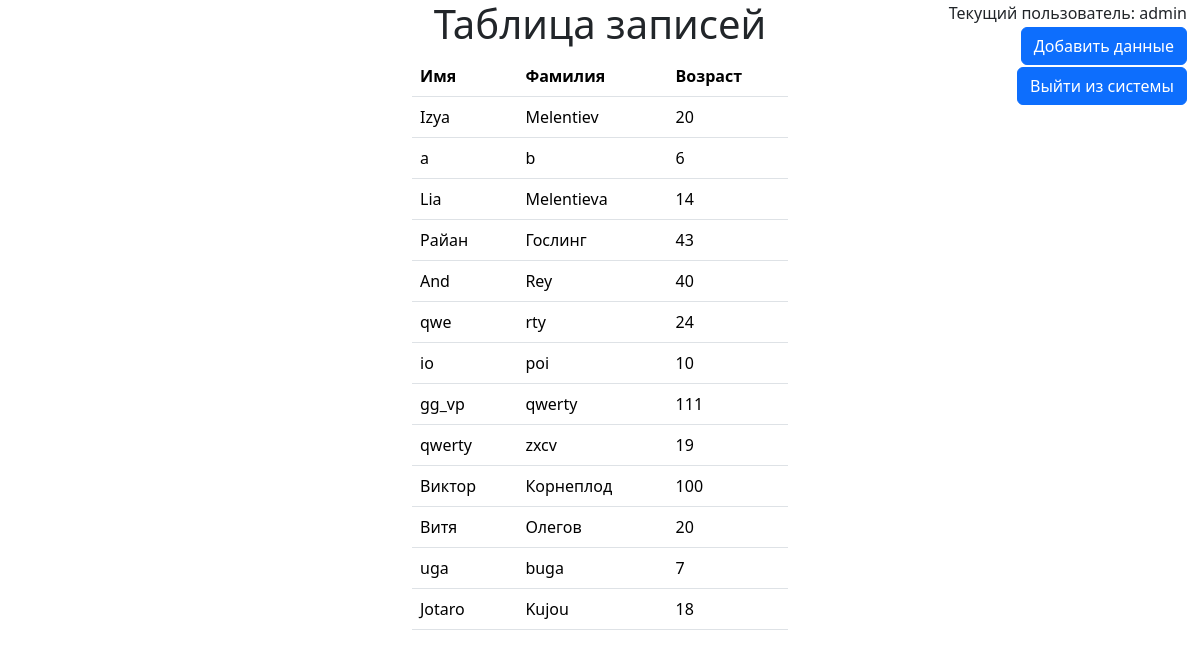
Page /show/ (signed in) on the earlier database version.
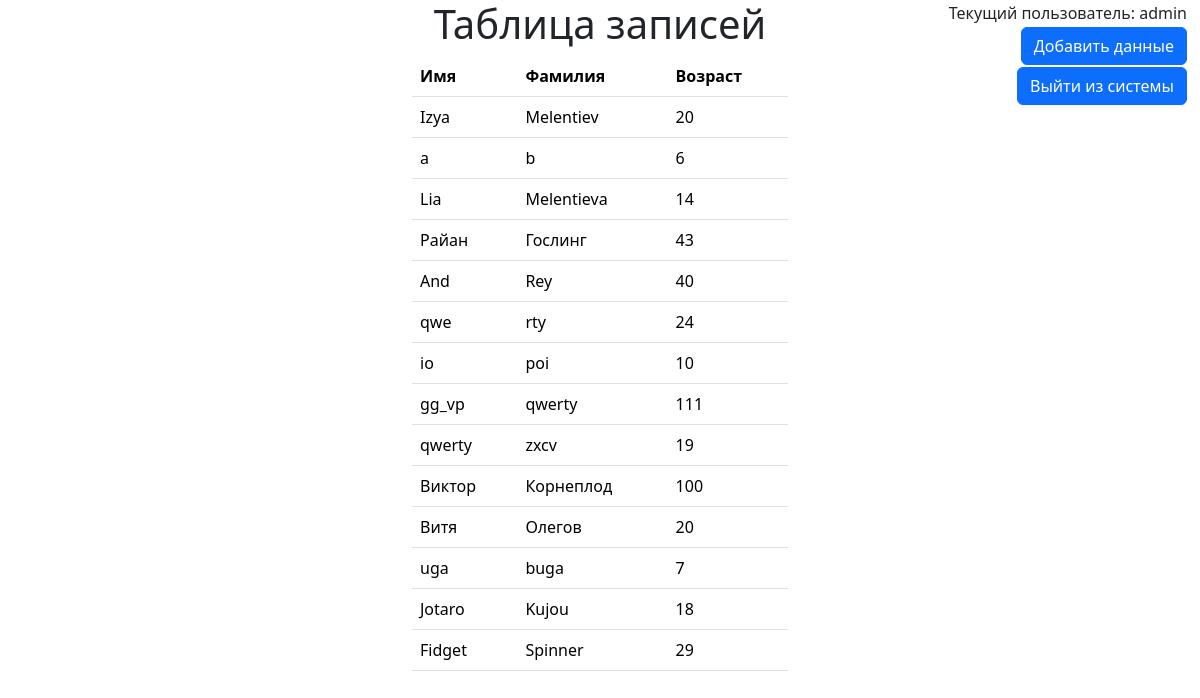
Same page on the later database version.
### myapp/models.py (models this page shows, shortened)
class UserModel(models.Model):
    first_name = models.CharField(max_length=200)
    second_name = models.CharField(max_length=200)
    age = models.IntegerField(default=0, validators=[validate_zero])

### myapp/views.py (the view)
# urls.py: path('show/', views.show, name = "show"),
@login_required(redirect_field_name="")
def show(request):
    user_list =  UserModel.objects.all()
    return render(request, "myapp/show.html", {"user_list": user_list})

### myapp/templates/myapp/show.html
{% extends "myapp/base.html" %}
    {%block body%}
    <div class = "container-fluid">
    <div class = "row justify-content-end">
        <div class = "col-4" align = center>
        {% if user_list %}
            <h1 align = center>Таблица записей</h1>
            <table align = center class="table table-hover">
                <thead>
                    <tr>
                        <th scope="col">Имя</th>
                        <th scope = "col">Фамилия</th>
                        <th scope = col>Возраст</th>
                    </tr>
                </thead>
            <tbody>
            {% for user in user_list %}
                <tr>
                    <td>{{user.first_name}}</td>
                    <td>{{user.second_name}}</td>
                    <td>{{user.age}}</td>
                </tr>
            {% endfor %}
            </tbody>
            </table>
        {% else %}
            <p>No users here.</p>
        {% endif %}
        </div>
        <div class = "col-4" align="right">
        <table align = right>
        <td>Текущий пользователь: {{user.get_username}}</td>
        <tr align = right><td><a class="btn btn-primary" href = "{% url 'myapp:form'%}">Добавить данные</a></td></tr>
        <tr align = right><td><a class="btn btn-primary" href = "{% url 'myapp:user_logout'%}">Выйти из системы</a></td></tr>
        </table>
        </div>
    </div>
</div>
{%endblock%}

Differences in the rows shown:
added UserModel: first_name "Fidget", second_name "Spinner", age "29"
